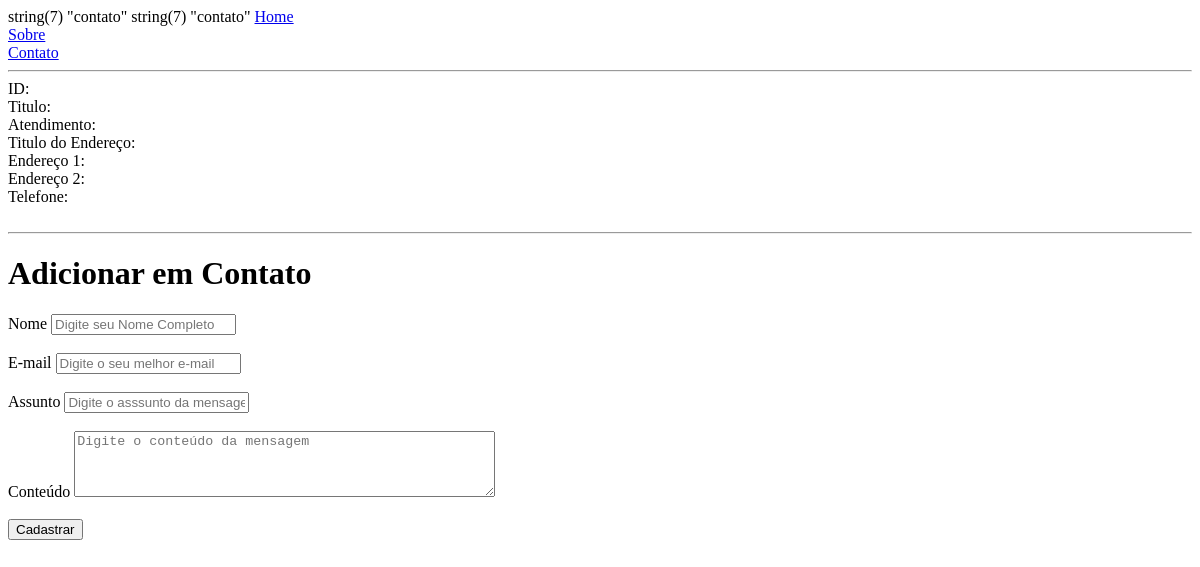
/site-php/contato, run on an earlier commit of the app's database.
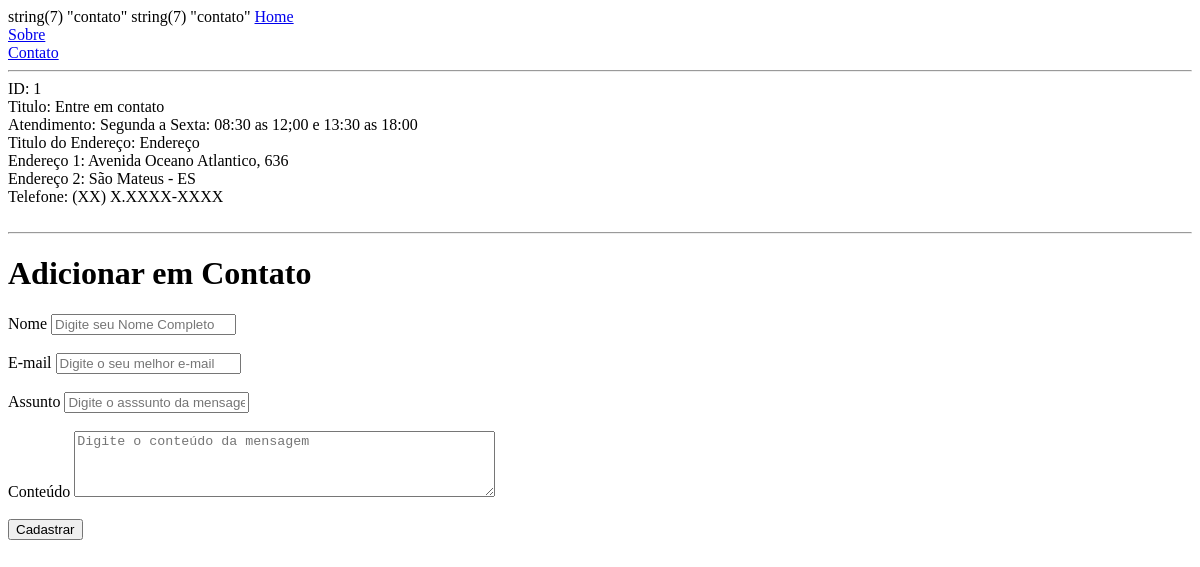
And on a later commit of the database.
### tables this page shows
CREATE TABLE IF NOT EXISTS `sts_contacts` (
  `id` int(11) NOT NULL AUTO_INCREMENT,
  `title_opening_hours` varchar(220) NOT NULL,
  `opening_hours` varchar(220) NOT NULL,
  `title_address` varchar(220) NOT NULL,
  `address_one` varchar(220) NOT NULL,
  `address_two` varchar(220) NOT NULL,
  `phone` varchar(220) NOT NULL,
  `created` datetime NOT NULL,
  `modified` datetime DEFAULT NULL,
  PRIMARY KEY (`id`)
);

### site-php/lib/lib_clean_url.php (called while the page is built)
<?php
function cleanUrl($url) {
    var_dump($url);
    $format_a = '"!@#$%*()+{[}];:,\\\'<>°ºª';
    $format_b = '____________________________';
    $content_strtr = strtr($url, $format_a, $format_b);
    $content_replace = str_ireplace(" ", "", $content_strtr);
    $content_tag = strip_tags($content_replace);
    $content_url = trim($content_tag);
    var_dump($content_url);
    return $content_url;
}

### site-php/app/sts/view/contato.php (the view, shortened to what this page needs)
<!DOCTYPE html>
<html>
    <head>
    </head>
    <body>
        <?php
            $query_contact = "SELECT id, title_opening_hours, opening_hours, title_address, address_one, address_two, phone
            FROM sts_contacts
            LIMIT 1";
            $result_contact = mysqli_query($conn, $query_contact);
            $row_contact = mysqli_fetch_assoc($result_contact);
            extract($row_contact);
            echo "ID: $id <br>";
            echo "Titulo: $title_opening_hours <br>";
            echo "Atendimento: $opening_hours <br>";
            echo "Titulo do Endereço: $title_address <br>";
            echo "Endereço 1: $address_one <br>";
            echo "Endereço 2: $address_two <br>";
            echo "Telefone: $phone <br><br><hr>";
        ?>
        <h1>Adicionar em Contato</h1>
        <form id="new_contacts_msgs" method="POST" action="">
            <label>Nome</label>
            <input type="text" name="name" id="name" placeholder="Digite seu Nome Completo" autofocus> <br><br>
            <label> E-mail</label>
            <input type="email" name="email" id="email" placeholder="Digite o seu melhor e-mail"><br><br>
            <label> Assunto</label>
            <input type="text" name="subject" id="subject" placeholder="Digite o asssunto da mensagem" ><br><br>
            <label>Conteúdo</label>
            <textarea name="content" id="content" rows="4" cols="50" placeholder="Digite o conteúdo da mensagem" ></textarea><br><br>
            <input type="submit" value="Cadastrar" name="SendAddMsg"><br><br>
        </form>
    </body>
</html>

### site-php/index.php (shortened to what this page needs)
<?php
    include_once './lib/lib_clean_url.php';
    $url=filter_input(INPUT_GET, 'url', FILTER_SANITIZE_STRING);
    $url_clean = cleanUrl($url);
    $url_path = explode("/", $url_clean);
    if (isset($url_path[0])){
        $path_page = $url_path[0];
    }else{
        $path_page="";
    }
?>
<!DOCTYPE html>
<html>
    <head>
    </head>
    <body>
        <?php
            include_once './app/sts/include/menu.php';
            if(!empty($url)){
                if(file_exists("app/sts/view/". $path_page.".php")){
                    include "app/sts/view/".$path_page.".php";
                }else{
                    include "app/sts/view/404.php";
                }
            }else{
                include 'app/sts/view/home.php';
            }
        ?>
    </body>
</html>

### site-php/app/sts/include/menu.php
<?php
            echo "<a href='".URLSITE."'>Home</a><br>";
            echo "<a href='".URLSITE."/sobre'>Sobre</a><br>";
            echo "<a href='".URLSITE."/contato'>Contato</a><br><hr>";

What changed in the data, as far as the page shows it:
added sts_contacts: id "1", title_opening_hours "Entre em contato", opening_hours "Segunda a Sexta: 08:30 as 12;00 e 13:30 as 18:00", title_address "Endereço", address_one "Avenida Oceano Atlantico, 636", address_two "São Mateus - ES", phone "(XX) X.XXXX-XXXX"
